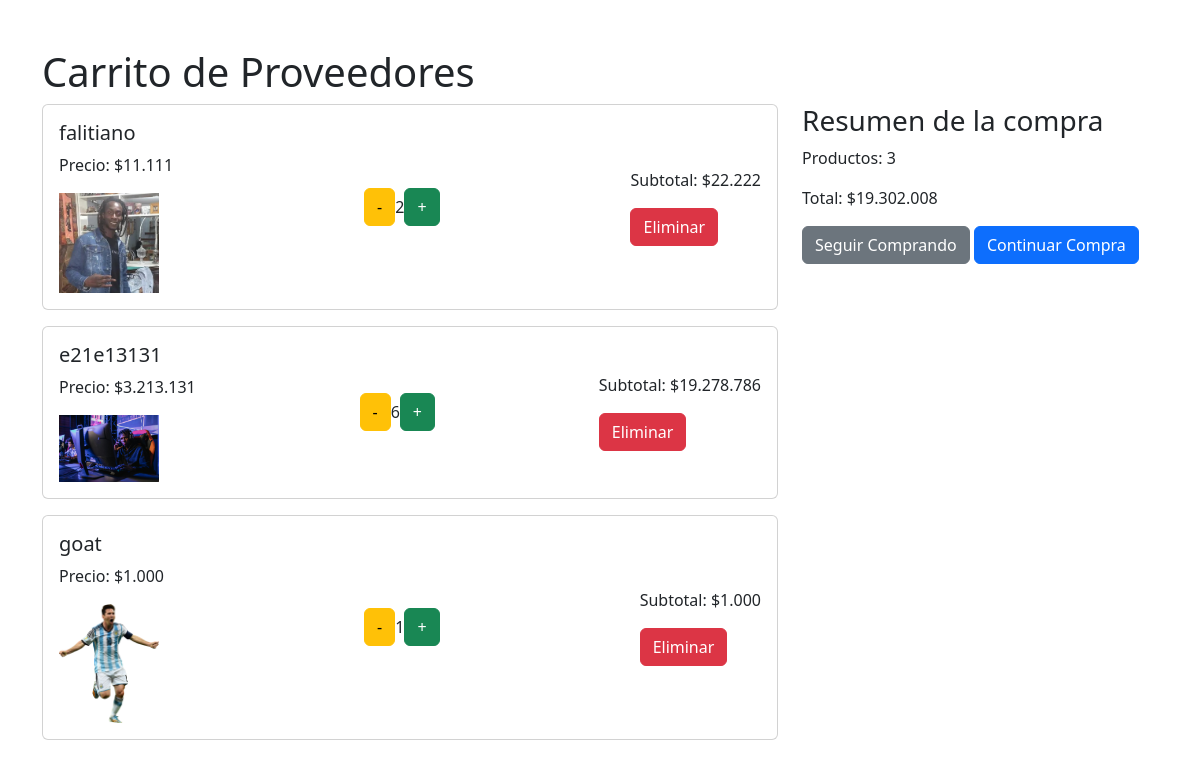
The page /proveedor_carrito/ (signed in) on the database as committed earlier.
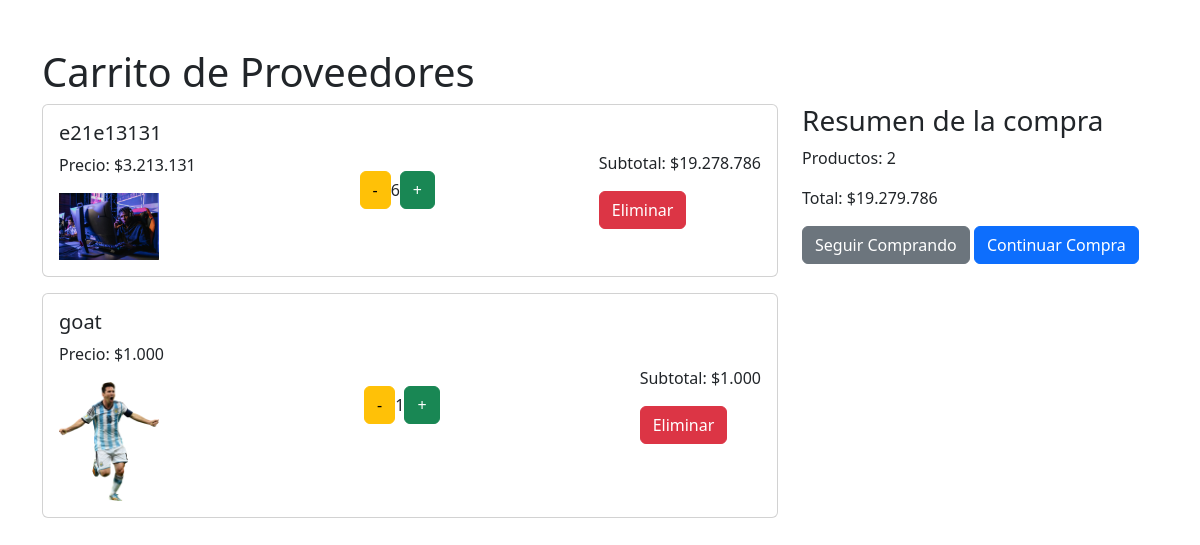
The same page on the database as committed later.
### menu/models.py (models this page shows, shortened)
class ProveedorCarritoItem(models.Model):
    carrito = models.ForeignKey(ProveedorCarrito, on_delete=models.CASCADE)
    producto = models.ForeignKey(ProductosProveedor, on_delete=models.CASCADE)
    cantidad = models.IntegerField(default=1)

class ProductosProveedor(models.Model):
    proveedor = models.ForeignKey(Proveedor, on_delete=models.CASCADE, related_name='productos')
    nombre_producto = models.CharField(max_length=100, verbose_name='Nombre del Producto')
    foto_producto = models.ImageField(upload_to='productos_proveedor/', verbose_name='Foto del Producto')
    precio_costo = models.DecimalField(max_digits=10, decimal_places=2, verbose_name='Precio de Costo')

### menu/views.py (the view)
# urls.py: path('proveedor_carrito/', views.proveedor_carrito, name='proveedor_carrito'),
@login_required
def proveedor_carrito(request):
    carrito, created = ProveedorCarrito.objects.get_or_create(usuario=request.user)
    items = ProveedorCarritoItem.objects.filter(carrito=carrito)
    total = sum(item.producto.precio_costo * item.cantidad for item in items)
    return render(request, 'proveedor_carrito.html', {'carrito': carrito, 'items': items, 'total': total})

### menu/context_processors.py (called while the page is built)
def carrito_items_count(request):
    if request.user.is_authenticated:
        try:
            carrito = Carrito.objects.get(usuario=request.user)
            count = CarritoItem.objects.filter(carrito=carrito).count()
        except Carrito.DoesNotExist:
            count = 0
    else:
        count = 0
    return {
        'carrito_items_count': count
    }

### menu/templatetags/custom_filters.py (called while the page is built)
@register.filter(name='format_price')
def format_price(value):
    return "${:,.0f}".format(value).replace(',', '.')

@register.filter
def multiply(value, arg):
    return value * arg

### menu/templates/proveedor_carrito.html (shortened to what this page needs)
{% load custom_filters %}
<!DOCTYPE html>
<html lang="en">
<head>
    <link href="https://cdn.jsdelivr.net/npm/bootstrap@5.3.3/dist/css/bootstrap.min.css" rel="stylesheet">
</head>
<body>
    <div class="container mt-5">
        <h1>Carrito de Proveedores</h1>
        <div class="row">
            <div class="col-md-8">
                {% for item in items %}
                <div class="card mb-3">
                    <div class="card-body cart-item">
                        <div>
                            <h5>{{ item.producto.nombre_producto }}</h5>
                            <p>Precio: {{ item.producto.precio_costo|format_price }}</p>
                            <img src="{{ item.producto.foto_producto.url }}" alt="{{ item.producto.nombre_producto }}">
                        </div>
                        <div class="quantity-controls">
                            <a href="{% url 'disminuir_cantidad' item.id %}" class="btn btn-warning">-</a>
                            <span>{{ item.cantidad }}</span>
                            <a href="{% url 'aumentar_cantidad' item.id %}" class="btn btn-success">+</a>
                        </div>
                        <div>
                            <p>Subtotal: {{ item.cantidad|multiply:item.producto.precio_costo|format_price }}</p>
                            <a href="{% url 'eliminar_del_proveedor_carrito' item.id %}" class="btn btn-danger">Eliminar</a>
                        </div>
                    </div>
                </div>
                {% endfor %}
            </div>
            <div class="col-md-4">
                <h3>Resumen de la compra</h3>
                <p>Productos: {{ items|length }}</p>
                <p>Total: {{ total|format_price }}</p>
                <a href="{% url 'proveedor_list' %}" class="btn btn-secondary">Seguir Comprando</a>
                <a href="{% url 'resumen_compra' %}" class="btn btn-primary">Continuar Compra</a>
            </div>
        </div>
    </div>
</body>
</html>

Rows that differ between the two databases and show on the page:
removed ProveedorCarritoItem: producto.nombre_producto "falitiano", producto.precio_costo "$11.111", producto.foto_producto (picture), cantidad "2", cantidad|multiply "$22.222"
Other text that changed with them:
{{ items|length }}: "3" → "2"
{{ total|format_price }}: "$19.302.008" → "$19.279.786"
